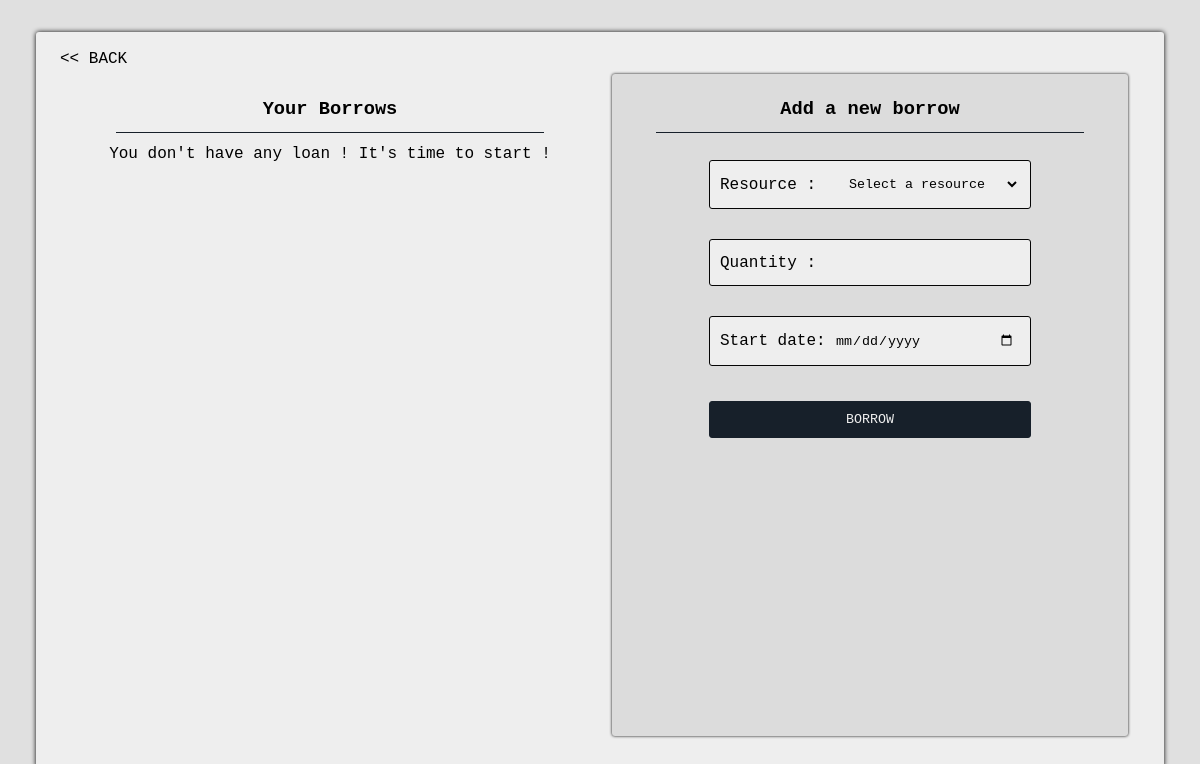
Page /borrows.php (signed in) on the earlier database version.
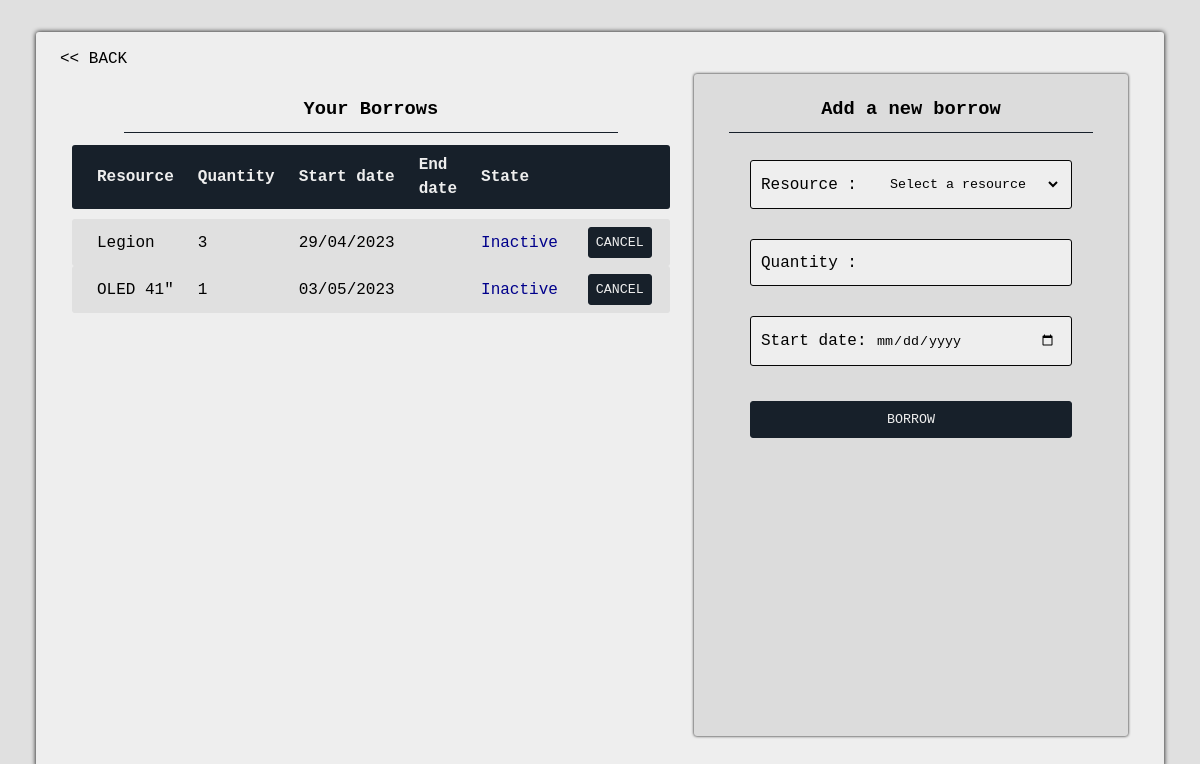
Same page on the later database version.
### tables this page shows
CREATE TABLE "Loans" (
	"loanID"	INTEGER NOT NULL UNIQUE,
	"userID"	INTEGER NOT NULL,
	"resourceID"	INTEGER NOT NULL,
	"qtyLent"	INTEGER NOT NULL DEFAULT 0,
	"startDate"	TEXT NOT NULL,
	"endDate"	TEXT NOT NULL DEFAULT '',
	"state"	TEXT NOT NULL DEFAULT 'Inactive',
	FOREIGN KEY("resourceID") REFERENCES "Resources"("resourceID"),
	FOREIGN KEY("userID") REFERENCES "Users"("userID"),
	PRIMARY KEY("loanID" AUTOINCREMENT)
);

CREATE TABLE "Resources" (
	"resourceID"	INTEGER NOT NULL UNIQUE,
	"name"	TEXT NOT NULL,
	"designation"	TEXT,
	"qtyStock"	INTEGER NOT NULL DEFAULT 0,
	"qtyReserv"	INTEGER NOT NULL DEFAULT 0,
	"qtyLend"	INTEGER NOT NULL DEFAULT 0,
	"qtyLendTot"	INTEGER NOT NULL DEFAULT 0,
	PRIMARY KEY("resourceID" AUTOINCREMENT)
);

### php/daily_functions.php (called while the page is built, shortened)
<?php
    $currentDay = date("d/m/Y");
?>

### php/borrows_functions.php (the view, shortened to what this page needs)
<?php
    require './init.php';
    $currentDay = date("d/m/Y");
    function generateBorrowsSection() {
        global $connectBis;
        try {
            $pdo = new PDO($connectBis);
            $req = $pdo->prepare("SELECT * FROM Loans WHERE userID=?;");
            $req->execute([$_SESSION['user']['userID']]);
            $loans = $req->fetchAll(PDO::FETCH_ASSOC);
        } catch (PDOException $e) {
            die($e);
        }
        if (count($loans) === 0) {
            echo "<p>You don't have any loan ! It's time to start !</p>";
        } else {
            echo '<table>';
            echo '<thead><tr><th>Resource</th><th>Quantity</th><th>Start date</th><th>End date</th><th>State</th><th></th></tr></thead>';
            echo '<tbody>';
            foreach($loans as $loan) {
                $lowerCaseState = strtolower($loan['state']);
                echo "<tr class='tr-state-{$lowerCaseState}'>";
                try {
                    $pdo = new PDO($connectBis);
                    $req = $pdo->prepare("SELECT name FROM Resources WHERE resourceID=?;");
                    $req->execute([$loan['resourceID']]);
                    $res = $req->fetchAll(PDO::FETCH_ASSOC);
                } catch (PDOException $e) {
                    die($e);
                }
                $formCell = '';
                $actionList = array('Inactive', 'Active', 'Unsold');
                if (in_array($loan['state'], $actionList)) {
                    $buttonValue = '';
                    switch ($loan['state']) {
                        case 'Inactive':
                            $buttonValue = "CANCEL";
                            break;
                    }
                    if ($buttonValue != '') {
                        $formCell = "<form method='post' action='./php/borrows_actions.php'><input type='hidden' name='loanID' value='{$loan['loanID']}'><input type='hidden' name='action' value='{$lowerCaseState}'><input type='submit' value='{$buttonValue}'></form>";
                    }
                }
                echo "<td>{$res[0]['name']}</td>";
                echo "<td>{$loan['qtyLent']}</td>";
                echo "<td>{$loan['startDate']}</td>";
                echo "<td>{$loan['endDate']}</td>";
                echo "<td class='td-state'>{$loan['state']}</td>";
                echo "<td>{$formCell}</td>";
                echo '</tr>';
            }
            echo '</tbody>';
            echo '</table>';
        }
    }
    function generateFormToBorrow() {
        global $connectBis, $currentDay;
        try {
            $pdo = new PDO($connectBis);
            $req = $pdo->query("SELECT resourceID, name, qtyStock FROM Resources WHERE qtyStock > 0;");
            $resources = false;
            if ($req != false) {
                $resources = $req->fetchAll(PDO::FETCH_ASSOC);
            }
        } catch (PDOException $e) {
            die($e);
        }
        if (!$resources || count($resources) === 0) {
            echo '<p>There is no resource available for a new borrow.</p>';
        } else {
            echo '<form action="./php/borrows_actions.php" method="post">';
            echo '<div>';
            echo '<label for="resourceID">Resource : </label>';
            echo '<select name="resourceID" required>';
            echo '<option disabled selected hidden>Select a resource</option>';
            echo '</select></div>';
            echo "<div><label for='qtyLend'>Quantity : </label><input name='qtyLend' type='number' min='1' max='100' required></div>";
            echo "<div><label for='startDate'>Start date: </label><input name='startDate' type='date' min='{$currentDay}' required></div>";
            echo '<input type="submit" value="BORROW">';
            echo '</form>';
        }
    }
?>

### borrows.php (shortened to what this page needs)
<?php require './php/borrows_functions.php'; require './php/daily_functions.php'; ?>
<!DOCTYPE html>
<html lang="en">
    <head>
        <link rel="stylesheet" href="css/style.css">
        <link rel="stylesheet" href="css/borrows.css">
    </head>
    <body>
        <main>
            <div id="box-back"><a href="./index.php"><< BACK</a></div>
            <div id="box-sections">
                <section id="section-borrows">
                    <h3>Your Borrows</h3>
                    <?php generateBorrowsSection(); ?>
                </section>
                <section id="section-resources">
                    <h3>Add a new borrow</h3>
                    <?php generateFormToBorrow(); ?>
                </section>
            </div>
        </main>
    </body>
</html>

### css/style.css (style rules this page uses)
:root { --color-blck: #050505; --color-secondary: #c0392b; --color-main: #17202a; --color-main2: #e0e5e9; --color-main3: #c2d2e2; --color-white: #EEEEEE; --color-white2: #E0E0E0; --color-white3: #DCDCDC; --border-radius: 3px; }
* { margin: 0px; padding: 0px; font-family: "JetBrains Mono",monospace; list-style: none; color: var(--color-black); text-decoration: none; border: none; background: none; -webkit-user-select: none; user-select: none; }
body { background-color: var(--color-white); }
button, input[type='submit'] { box-sizing: content-box; }

### css/borrows.css (style rules this page uses)
body { position: fixed; height: 92%; width: 94%; background-color: var(--color-white2); display: flex; justify-content: center; align-items: center; padding: 4vh 3vw; }
main { height: 100%; width: 100%; background-color: var(--color-white); box-shadow: 0 0 5px var(--color-blck); border-radius: var(--border-radius); display: flex; flex-direction: column; }
#box-back { flex: 1; display: flex; margin-inline: 1vw; margin-top: 2vh; }
a { transition: all 0.2s; border-left: solid 10px var(--color-white); padding: 2px; }
#box-sections { flex: 25; margin-inline: 2vw; margin-bottom: 4vh; display: flex; }
section { flex: 1; height: 100%; margin-inline: 1vw; border-radius: var(--border-radius); display: flex; flex-direction: column; align-items: center; }
section h3 { margin: 1vw 1vh; padding: 1vw 1vh; width: 80%; text-align: center; border-bottom: solid 1px var(--color-main); }
section div { display: flex; }
#section-resources { background-color: var(--color-white3); box-shadow: 0 0 3px var(--color-blck); }
table { display: block; flex: 4; border-collapse: collapse; max-block-size: 300px; overflow: auto; }
thead { position: sticky; top: 0px; }
tbody:before { content: "@"; display: block; line-height: 10px; text-indent: -99999px; }
thead tr { background-color: var(--color-main); color: var(--color-white); }
tbody tr { background-color: var(--color-white2); }
th, td { padding-block: 8px; padding-inline: 12px; text-align: left; line-height: 1.5; }
th { width: auto; }
th:first-child, td:first-child { border-top-left-radius: var(--border-radius); border-bottom-left-radius: var(--border-radius); padding-left: 25px; }
th:last-child, td:last-child { border-top-right-radius: var(--border-radius); border-bottom-right-radius: var(--border-radius); padding-inline: 18px; }
td { width: 1%; white-space: nowrap; }
td form input[type='submit'] { padding: 7px; border-radius: 3px; border: 1px solid var(--color-main); background-color: var(--color-main); color: var(--color-white); cursor: pointer; transition: all 0.3s ease-in-out; }
.tr-state-inactive .td-state { color: darkblue; }
#section-resources form { display: flex; flex-direction: column; width: 25vw; align-items: center; }
#section-resources form div { margin: 15px; display: flex; justify-content: space-between; align-items: center; padding: 10px; border: 1px solid var(--color-blck); border-radius: var(--border-radius); background-color: var(--color-white); width: 100%; }
#section-resources form div input, #section-resources form div select { padding: 5px; width: 60%; }
#section-resources form input[type='submit'] { width: 100%; margin-top: 20px; padding: 10px; border: 1px solid var(--color-main); border-radius: var(--border-radius); background-color: var(--color-main); color: var(--color-white); cursor: pointer; transition: all 0.2s ease-in-out; }

Differences in the rows shown:
added loans: resourceID.name "Legion", qtyLent "3", startDate "29/04/2023", state "Inactive", state "CANCEL"
added loans: resourceID.name "OLED 41\"", qtyLent "1", startDate "03/05/2023", state "Inactive", state "CANCEL"
Other differences:
text no longer shown: "You don't have any loan ! It's time to start !"
text now shown: "Resource Quantity Start date End date State"
